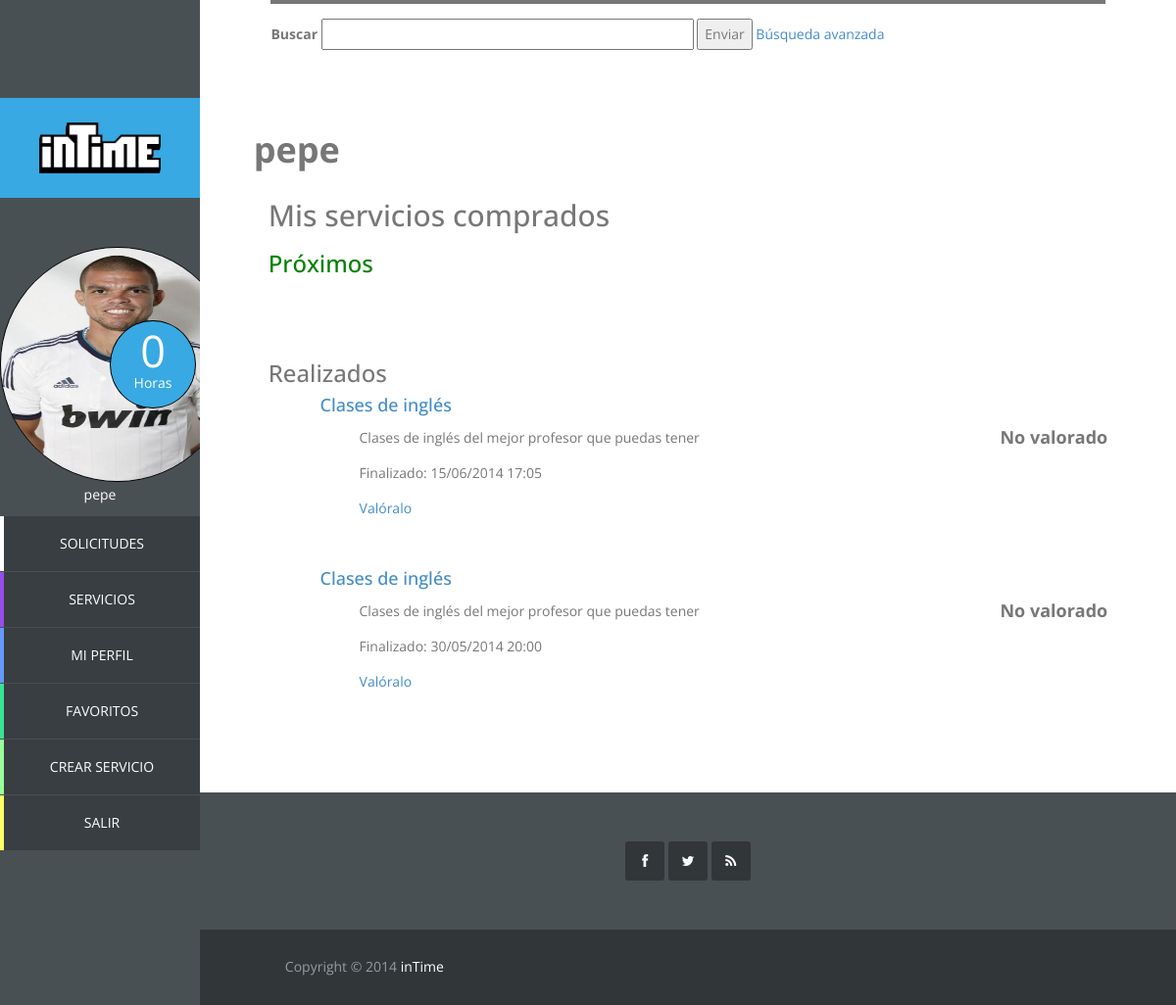
The app's page /vista/perfil_usuario.php (signed in) with its own data.
### tables this page shows
CREATE TABLE IF NOT EXISTS `usuario` (
  `id_usuario` int(11) NOT NULL AUTO_INCREMENT,
  `correo` varchar(40) NOT NULL,
  `nombre` varchar(20) NOT NULL,
  `apellidos` varchar(40) NOT NULL,
  `direccion` varchar(80) NOT NULL,
  `horas_usuario` int(11) NOT NULL,
  `foto_usuario` varchar(20) DEFAULT NULL,
  `pass` char(128) NOT NULL,
  `salt` char(128) NOT NULL,
  `vio_sol_recibidas` datetime NOT NULL,
  `vio_sol_enviadas` datetime NOT NULL,
  PRIMARY KEY (`id_usuario`),
  UNIQUE KEY `correo` (`correo`)
);

CREATE TABLE IF NOT EXISTS `solicitud` (
  `id_solicitud` int(11) NOT NULL AUTO_INCREMENT,
  `id_usuario` int(11) NOT NULL,
  `id_servicio` int(11) NOT NULL,
  `estado` int(11) NOT NULL,
  `fecha` datetime NOT NULL,
  `inicio` datetime NOT NULL,
  `fin` datetime NOT NULL,
  `comentario` varchar(500) NOT NULL,
  PRIMARY KEY (`id_solicitud`),
  KEY `id_usuario` (`id_usuario`,`id_servicio`),
  KEY `id_servicio` (`id_servicio`)
);

CREATE TABLE IF NOT EXISTS `servicio` (
  `id_servicio` int(11) NOT NULL AUTO_INCREMENT,
  `id_usuario` int(11) NOT NULL,
  `id_categoria` int(11) NOT NULL,
  `nombre_servicio` varchar(50) NOT NULL,
  `descripcion` varchar(1000) DEFAULT NULL,
  `horas` int(11) NOT NULL,
  `foto_servicio` blob,
  PRIMARY KEY (`id_servicio`),
  KEY `id_usuario` (`id_usuario`),
  KEY `id_categoria` (`id_categoria`)
);

### modelo/usuario.php (called while the page is built, shortened)
<?php
	class Usuario {
		private $id;
		private $nombre;
		private $horas;
		private $foto;
		public function __construct($id, $correo, $nombre, $apellidos, $direccion, $horas, $foto, $pass, $salt) {
			$this->id = $id;
			$this->nombre = $nombre;
			$this->horas = $horas;
			$this->foto = $foto;
		}
		public function getId(){
			return $this->id;
		}
		public function getNombre(){
			return $this->nombre;
		}
		public function getHoras(){
			return $this->horas;
		}
		public function getFoto(){
			return $this->foto;
		}
	}

### controlador/op_base_datos.php (called while the page is built, shortened)
<?php
class Mysql{
	protected $host="localhost";
	protected $user="root";
    protected $clave="";
    protected $bd="intime";
    protected $conexion;
	protected function conectar(){
        $this->conexion=mysqli_connect($this->host,$this->user,$this->clave);
        mysqli_select_db($this->conexion, $this->bd);
		$this->conexion->set_charset("utf8");
    }
	protected function escapaBd(&$args) {
		$numElems = count($args);
		for($i=0; $i < $numElems; $i++){
			$args[$i] = mysqli_real_escape_string($this->conexion, $args[$i]);
		}
	}
}

### controlador/op_base_datos_usuario.php (called while the page is built, shortened)
<?php
require_once '../controlador/op_base_datos.php';
require_once '../modelo/solicitud.php';
class MysqlUsuario extends Mysql {
	public function conseguirUsuarioById($id){
		$pst = $this->conexion->prepare("select * from usuario where id_usuario = ?");
		$pst->bind_param("s", $id);
		$pst->execute();
		$pst->bind_result($id_usuario, $correo, $nombre, $apellidos, $direccion, $horas, $foto, $pass, $salt,
			$vio_sol_recibidas, $vio_sol_enviadas);
		$usuario = NULL;
		if($pst->fetch()){
			$usuario = new Usuario($id_usuario, $correo, $nombre, $apellidos, $direccion, $horas, $foto, $pass, $salt,
				$vio_sol_recibidas, $vio_sol_enviadas);
		}
		return $usuario;
	}
}

### controlador/op_base_datos_servicio.php (called while the page is built, shortened)
<?php
require_once '../controlador/op_base_datos.php';
require_once '../modelo/servicio.php';
class MysqlServicio extends Mysql {
	public function conseguirServiciosSolicitudAceptadosRealizados($id_usuario){
		$args = array($id_usuario);
		$pst = $this->conexion->prepare("SELECT * FROM servicio join solicitud WHERE solicitud.id_usuario = ?
			and solicitud.id_servicio = servicio.id_servicio and estado = 1 and fin <= NOW()
			order by fin DESC");
		$pst->bind_param("i", $args[0]);
		$pst->execute();
		$pst->bind_result($id_servicio_, $id_usuario, $id_categoria, $nombre, $descripcion, $horas, $foto,
						  $id_solicitud, $id_usuario, $id_servicio, $estado, $fecha, $inicio, $fin, $comentario);
		$resultado = NULL;
		while($pst->fetch()){
			$resultado[] = array (
				'servicio' => new Servicio($id_servicio, $id_usuario, $id_categoria, $nombre, $descripcion, $horas, $foto),
				'solicitud' => new Solicitud($id_solicitud, $id_usuario, $id_servicio, $estado, $fecha, $inicio, $fin, $comentario)
			);
		}
		return $resultado;
	}
}

### modelo/servicio.php (called while the page is built, shortened)
<?php
class Servicio {
	public $id_servicio,
		   $id_usuario,
		   $id_categoria,
		   $nombre,
		   $descripcion,
		   $horas,
		   $foto;
	public function __construct($id_servicio, $id_usuario, $id_categoria, $nombre, $descripcion, $horas, $foto) {
	    $this->id_servicio = $id_servicio;
	    $this->nombre = $nombre;
	    $this->descripcion = $descripcion;
	}
	public function getIdServicio(){
		return $this->id_servicio;
	}
	public function getNombre(){
		return $this->nombre;
	}
	public function getDescripcion() {
		return $this->descripcion;
	}
}

### modelo/solicitud.php (called while the page is built, shortened)
<?php
class Solicitud {
	public $id_solicitud,
		   $id_usuario,
		   $id_servicio,
		   $estado,
		   $fecha,
		   $inicio,
		   $fin,
		   $comentario;
	public function __construct($id_solicitud, $id_usuario, $id_servicio, $estado, $fecha, $inicio, $fin, $comentario){
		$this->id_solicitud = $id_solicitud;
		$this->fin = $fin;
	}
	public function getIdSolicitud(){
		return $this->id_solicitud;
	}
	public function getFinFormateada(){
		$date = new DateTime($this->fin);
		return $date->format(FormatoFecha::dateFormat);
	}
}

### controlador/op_base_datos_servicio_realizado.php (called while the page is built, shortened)
<?php
require_once 'op_base_datos.php';
class MysqlServicioRealizado extends Mysql {
	public function estaValorado($id_solicitud){
		$args = array($id_solicitud);
		$pst = $this->conexion->prepare("SELECT id_solicitud FROM servicio_realizado natural join valoracion_servicio WHERE id_solicitud = ?");
		$pst->bind_param("i", $args[0]);
		$pst->execute();
		$esta = FALSE;
		return $esta;
	}
}

### vista/perfil_usuario.php (the view, shortened to what this page needs)
<!DOCTYPE html>
<html lang="es">
<?php
	require_once '../controlador/op_base_datos_usuario.php';
	require_once '../controlador/op_base_datos_servicio.php';
	require_once '../controlador/op_base_datos_servicio_realizado.php';
	require_once '../modelo/usuario.php';
	require_once '../modelo/servicio.php';
	require_once '../modelo/solicitud.php';
?>
	<?php include "head.php"?>
	<body>
		<?php include "sidebar.php";
			$BDD = new MysqlServicio();
			$servicios_realizados = $BDD->conseguirServiciosSolicitudAceptadosRealizados($usuario->getId());
		?>
		<div id="main-content">
			<div id="templatemo">
				<div class="section-content">
					<div class="row">
						<div class="col-md-12">
							<div class="section-title">
								<div class="buscador">
									<form method="post" action="busqueda.php" accept-charset="utf-8">
										<label>Buscar</label>
										<input type="text" name="nombrebusq" size="50">
										<button type="submit" name="submit">
											Enviar
										</button>
										<a href="busqueda.php">Búsqueda avanzada</a>
									</form>
								</div>
							</div>
						</div>
						<h1 id='nombre-principal'><?php echo $usuario->getNombre()." ".$usuario->getApellidos(); ?></h1>
					</div>
					<div class="cuerpo">
						<h2>Mis servicios comprados</h2>
						<div class="lista-serv" id="proximos">
							<h3><span class="verde">Próximos</span></h3>
						</div>
						<div class="lista-serv" id="realizados">
							<h3>Realizados</h3>
							<?php
								if(isset($servicios_realizados)){
									foreach($servicios_realizados as $row){
										$servicio = $row['servicio'];
										$solicitud = $row['solicitud'];
							?>
										<div class="servicio-ej">
											<?php
												echo '<a href="servicio.php?id_servicio='.$servicio->getIdServicio().'"><h4>'.$servicio->getNombre().'</h4></a>';
											?>
											<div class="serv-nota">
											<?php
												$nota = $BDD->notamedia($servicio->getIdServicio());
												if (!empty($nota))
													echo"<p>Nota: ".$nota."</p>";
												else
													echo"<p>No valorado</p>";
											?>
											</div>
												<div class="serv-desc">
												<?php
													echo"<p>".$servicio->getDescripcion()."</p>";
													echo "<p>Finalizado: ".$solicitud->getFinFormateada()."</p>";
													$BDDServicioRealizado = new  MysqlServicioRealizado();
													if(!$BDDServicioRealizado->estaValorado($solicitud->getIdSolicitud())){
												?>
													<p>
														<a id="mov<?php echo $solicitud->getIdSolicitud()?>" class="mostrar-ocultar" onclick="mostrarFormularioValoracion(<?php echo $solicitud->getIdSolicitud()?>)" >Valóralo</a>
													</p>
												<?php
													}
												?>
											</div>
										</div>
							<?php
									}
								}
							?>
						</div>
					</div>
				</div>
			</div>
			<?php include 'footer.php'
			?>
		</div>
	</body>
</html>

### vista/sidebar.php (shortened to what this page needs)
<?php
$dir = $_SERVER["REQUEST_URI"];
$array = explode("/", $dir);
$n = count($array);
?>
	<div id="main-sidebar">
		<?php
		if($array[$n-1] == "index.php" || $array[$n-1] == ""){
		?>
		<div class="logo">
			<a href="index.php"><img src="vista/images/logo.png"/></a>
		</div>
		<ul class="main-menu">
			<li class="services">
				<a href='vista/mostrar_servicios.php'>servicios</a>
			</li>
			<li class="about">
				<a href="vista/sobrenosotros.php">sobre nosotros</a>
			</li>
			<li class="contact">
				<a href="vista/contacto.php">contacto</a>
			</li>
		</ul>
		<?php
		}else {
			require_once '../controlador/op_base_datos_usuario.php';
			require_once '../controlador/op_base_datos_servicio_realizado.php';
			require_once '../controlador/op_base_datos_servicio.php';
			require_once '../modelo/usuario.php';
			require_once '../modelo/servicio.php';
			if(isset($_SESSION['login_usuario']) && $_SESSION['login_usuario']){
				$usuario = $_SESSION['usuario'];
				$BDD = new MysqlUsuario();
				$usuario = $BDD->conseguirUsuarioById($usuario->getId());
		?>
				<div class="logo">
					<a href="perfil_usuario.php">
						<img src="images/logo.png"/>
					</a>
				</div>
				<div class="navigation-log-in">
					<ul class="main-menu">
						<div class="circle-text">
							<div class="contador">
									<?php echo $usuario->getHoras() ?>
							</div>
							<p>Horas</p>
						</div>
						<?php
							if($usuario->getFoto() == NULL){
								echo "<a href='perfil_usuario.php'><img src='images/usuario/user_defect.png'></a>";
							}else{
						?>
								<a href='perfil_usuario.php'><img src='<?php echo "images/usuario/".$usuario->getFoto() ?>'></a>
						<?php
							}
						?>
						<p>
							<?php echo $usuario->getNombre();?>
						</p>
						<li class="requests">
							<a href="solicitudes.php">Solicitudes</a>
						</li>
						<li class="services">
							<a href="mostrar_servicios.php">servicios</a>
						</li>
						<li class="profile">
							<a href="perfil.php?id_usuario=<?php echo $usuario->getId() ?>">Mi Perfil</a>
						</li>
						<li class="favorites">
							<a href="favoritos.php">Favoritos</a>
						</li>
						<li class="new-job">
							<a href="crearservicio.php">Crear Servicio</a>
						</li>
						<li class="log-out">
							<a href="../controlador/logout.php">Salir</a>
						</li>
					</ul>
				</div>
		<?php
			}else if(isset($_SESSION['login_admin']) && $_SESSION['login_admin']) {
		?>
				<div class="logo">
					<a href="perfil_admin.php"><img src="images/logo.png"/></a>
				</div>
				<div class="navigation-log-in">
					<ul class="main-menu">
						<div class="circle-text">
							<div class="contador">-</div>
							<p>Horas</p>
						</div>
						<img src="images/admin.jpg" >
						<p> Administrador </p>
						<li class="user-list">
							<a href="usuariosadmin.php">Lista Usuarios</a>
						</li>
						<li class="service-list">
							<a href="serviciosadmin.php">Lista Servicios</a>
						</li>
						<li class="log-out">
							<a href="../controlador/logout.php">Salir</a>
						</li>
					</ul>
				</div>
		<?php
			}
		?>
		<?php
		}
		?>
	</div>

### vista/css/templatemo_style.css (style rules this page uses)
.main-menu, .responsive-menu ul, .social-member, .progess-bars, .first-footer .social-footer ul { padding: 0%; margin: 0%; list-style: none; }
body { font: 14px/1.85em 'Open Sans', Arial, Helvetice Neue, sans-serif; color: #777777; font-weight: 300px; font-style: normal; -webkit-font-smoothing: antialiased; -webkit-text-size-adjust: 100%; }
a, a:hover, a:focus { text-decoration: none; -webkit-transition: all 150ms ease-in; -moz-transition: all 150ms ease-in; -o-transition: all 150ms ease-in; transition: all 150ms ease-in; }
h1, h2, h3, h4, h5, h6 { font-family: 'Open Sans', Arial, Helvetice Neue, sans-serif; }
*, *:before, *:after { -moz-box-sizing: border-box; -webkit-box-sizing: border-box; box-sizing: border-box; }
#main-content, .full-width-slider { width: 83%; }
.section-content { padding: 0 7%; margin-bottom: 100px; height: 200%; }
.section-title { border-top: 4px solid; margin-bottom: 80px; }
div.buscador { position: relative; width: 78%; margin-top: 15px; }
#main-sidebar { position: fixed; float: left; width: 17%; height: 100%; background-color: #495054; color: white; margin-right: 0px; overflow: auto; }
.logo { margin-top: 100px; background-color: #38a9e3; padding: 25px 40px; }
.logo a { color: white; }
.logo a img { width: 100%; height: 100%; }
.main-menu { text-align: center; }
.main-menu li { margin-bottom: 1px; }
.main-menu li a { color: white; text-transform: uppercase; display: block; border-left: 4px solid; padding: 15px 30px; background-color: #383e41; -webkit-transition: all 150ms ease-in; -moz-transition: all 150ms ease-in; -o-transition: all 150ms ease-in; transition: all 150ms ease-in; }
li.services a { border-color: #974dea; }
li.profile a { border-color: #6699FF; }
li.new-job a { border-color: #99FF99; }
li.log-out a { border-color: #FFFF66; }
li.favorites a { border-color: #38e395; }
.navigation-log-in { padding-top: 50px; }
.navigation-log-in img { border: 1px solid black; border-radius:120px; width: 240px; height: 240px; }
#main-content { float: left; width: 83%; height: 100%; margin-left: 17%; overflow: hidden; }
span.verde { color: green; }
.lista h3,h4 { padding-left:10px; }
.cuerpo { min-height: 400px; }
.perfil h1,h3 { padding-left:25px; }
.serv-nota { float:right; font-size: 18px; font-weight: bold; }
.serv-desc { padding-left:50px; }
.servicio-ej { margin-bottom:50px; }
div#realizados h3 { padding-left: 0px; }
div#proximos { margin-bottom: 10%; }
div#proximos h3 { padding-left: 0px; }
div.lista-serv .servicio-ej { margin-left: 5% }
#nombre-principal { font-weight: bold; }
.circle-text { position: absolute; width: 43%; margin-left: 55%; margin-top: 37%; }
.circle-text:after { content: ""; display: block; width: 100%; height:0; padding-bottom: 100%; background: #38a9e3; -moz-border-radius: 50%; -webkit-border-radius: 50%; border-radius: 50%; border: 1px solid black; }
.circle-text p { position: absolute; float: left; width: 100%; padding-top: 73%; line-height: 1em; margin-top: -0.5em; text-align: center; color: white; }
.circle-text div { position: absolute; width: 100%; padding-top: 35%; line-height: 1em; margin-top: -0.5em; text-align: center; color: white; font-size: 45px; }

### records on screen
usuario: horas_usuario "0", foto_usuario (picture), nombre "pepe"
solicitud: id_servicio.nombre_servicio "Clases de inglés", id_servicio.descripcion "Clases de inglés del mejor profesor que puedas tener", fin "15/06/2014 17:05"
solicitud: id_servicio.nombre_servicio "Clases de inglés", id_servicio.descripcion "Clases de inglés del mejor profesor que puedas tener", fin "30/05/2014 20:00"
